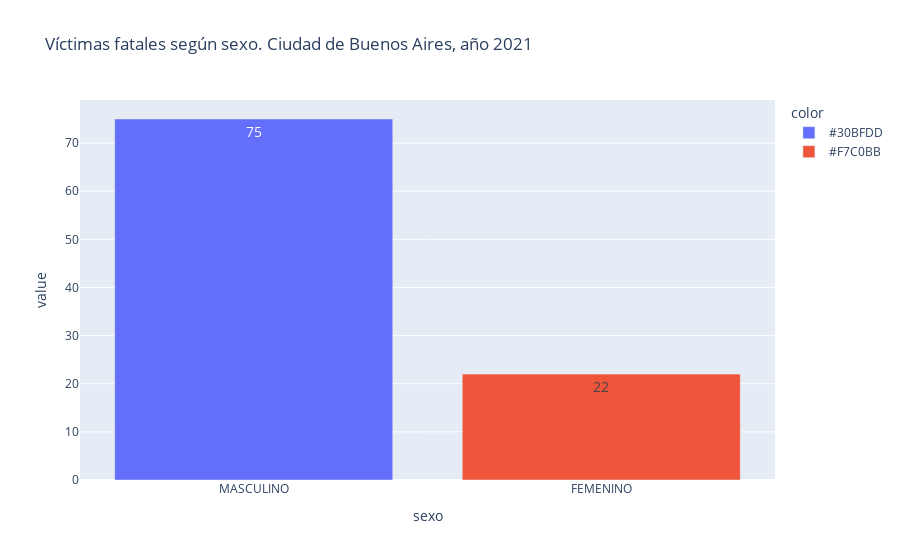

Source (notebook cell):
### Code cell
y = df_victimas[df_victimas["aaaa"] == 2021]["sexo"].value_counts()
y
fig = px.bar(
            y,
    text_auto = True,
    title = "Víctimas fatales según sexo. Ciudad de Buenos Aires, año 2021",    
    color = {'MASCULINO': '#30BFDD', 'FEMENINO': '#F7C0BB'}
    )
fig.update_traces(textfont_size = 14, textangle = 0)
fig.show()

### Figure 1 — Plotly figure (JSON) as saved in the notebook; plotly's stock layout.template omitted (floating-point values rounded to 4 significant figures)
{"data": [{"alignmentgroup": "True", "hovertemplate": "color=#30BFDD<br>sexo=%{x}<br>value=%{y}<extra></extra>", "legendgroup": "#30BFDD", "marker": {"color": "#636efa", "pattern": {"shape": ""}}, "name": "#30BFDD", "offsetgroup": "#30BFDD", "orientation": "v", "showlegend": true, "textangle": 0, "textfont": {"size": 14}, "textposition": "auto", "texttemplate": "%{y}", "type": "bar", "x": ["MASCULINO"], "xaxis": "x", "y": [75], "yaxis": "y"}, {"alignmentgroup": "True", "hovertemplate": "color=#F7C0BB<br>sexo=%{x}<br>value=%{y}<extra></extra>", "legendgroup": "#F7C0BB", "marker": {"color": "#EF553B", "pattern": {"shape": ""}}, "name": "#F7C0BB", "offsetgroup": "#F7C0BB", "orientation": "v", "showlegend": true, "textangle": 0, "textfont": {"size": 14}, "textposition": "auto", "texttemplate": "%{y}", "type": "bar", "x": ["FEMENINO"], "xaxis": "x", "y": [22], "yaxis": "y"}], "layout": {"autosize": true, "barmode": "relative", "legend": {"title": {"text": "color"}, "tracegroupgap": 0}, "title": {"text": "Víctimas fatales según sexo. Ciudad de Buenos Aires, año 2021"}, "xaxis": {"anchor": "y", "autorange": true, "domain": [0, 1], "range": [-0.5, 1.5], "title": {"text": "sexo"}, "type": "category"}, "yaxis": {"anchor": "x", "autorange": true, "domain": [0, 1], "range": [0, 78.95], "title": {"text": "value"}, "type": "linear"}}}
